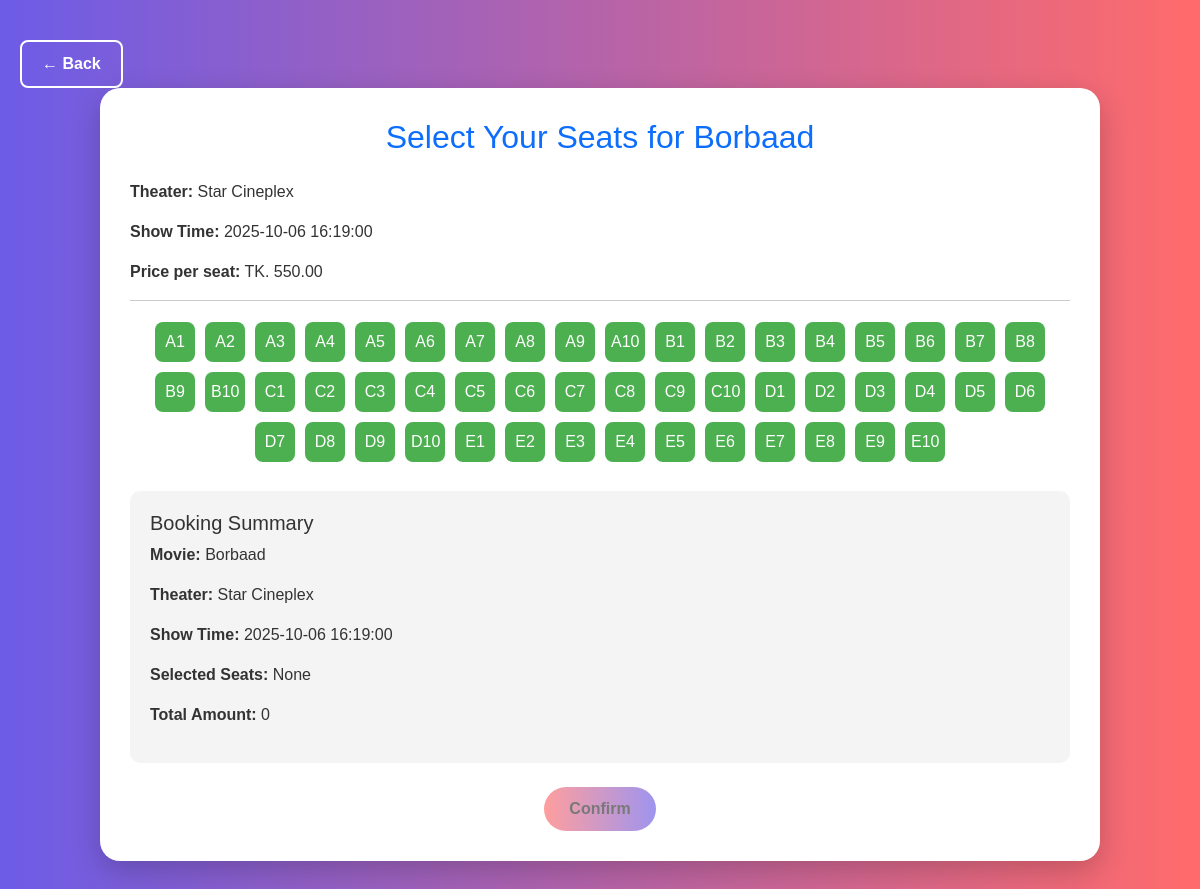
/ticket/seat_booking.php?showtime_id=22, run on the app's committed database.
### tables this page shows
CREATE TABLE `movie_showtimes` (
  `showtime_id` int(11) NOT NULL,
  `movie_id` int(11) NOT NULL,
  `theater_id` int(11) NOT NULL,
  `show_time` datetime NOT NULL,
  `price` decimal(10,2) NOT NULL,
  `created_at` timestamp NOT NULL DEFAULT current_timestamp()
);

CREATE TABLE `movies` (
  `movie_id` int(11) NOT NULL,
  `title` varchar(255) NOT NULL,
  `description` text DEFAULT NULL,
  `duration_minutes` int(11) DEFAULT NULL,
  `release_date` date DEFAULT NULL,
  `language` varchar(100) DEFAULT NULL,
  `genre` varchar(100) DEFAULT NULL,
  `cast` text DEFAULT NULL,
  `director` varchar(100) DEFAULT NULL,
  `created_at` timestamp NOT NULL DEFAULT current_timestamp(),
  `photo` varchar(255) DEFAULT NULL
);

CREATE TABLE `theaters` (
  `theater_id` int(11) NOT NULL,
  `name` varchar(255) NOT NULL,
  `location` varchar(255) DEFAULT NULL,
  `capacity` int(11) NOT NULL,
  `created_at` timestamp NOT NULL DEFAULT current_timestamp(),
  `address` text DEFAULT NULL,
  `contact_number` varchar(20) DEFAULT NULL,
  `photo` varchar(255) DEFAULT NULL
);

### ticket/seat_booking.php (the view, shortened to what this page needs)
<?php
require_once '../db_connect.php';
$showtime_id = $_GET['showtime_id'] ?? null;
$stmt = $conn->prepare("SELECT s.show_time, s.price, m.title AS movie, t.name AS theater
                        FROM movie_showtimes s
                        JOIN movies m ON s.movie_id = m.movie_id
                        JOIN theaters t ON s.theater_id = t.theater_id
                        WHERE s.showtime_id = ?");
$stmt->execute([$showtime_id]);
$details = $stmt->fetch(PDO::FETCH_ASSOC);
$stmt = $conn->prepare("SELECT seat_number FROM bookings WHERE showtime_id = ?");
$stmt->execute([$showtime_id]);
$bookedSeats = $stmt->fetchAll(PDO::FETCH_COLUMN);
?>
<!DOCTYPE html>
<html lang="en">
<head>
  <link href="https://cdn.jsdelivr.net/npm/bootstrap@5.3.0/dist/css/bootstrap.min.css" rel="stylesheet">
</head>
<body>
<a href="javascript:history.back()" style="
  display: inline-block;
  padding: 10px 20px;
  border: 2px solid white;
  color: white;
  text-decoration: none;
  border-radius: 8px;
  font-weight: bold;
  background-color: transparent;
  transition: all 0.3s ease;
" onmouseover="this.style.backgroundColor='white'; this.style.color='#333';" onmouseout="this.style.backgroundColor='transparent'; this.style.color='white';">
  ← Back
</a>
<div class="container">
  <h2 class="text-center text-primary mb-4">Select Your Seats for <?= htmlspecialchars($details['movie']) ?></h2>
  <p><strong>Theater:</strong> <?= htmlspecialchars($details['theater']) ?></p>
  <p><strong>Show Time:</strong> <?= htmlspecialchars($details['show_time']) ?></p>
  <p><strong>Price per seat:</strong> TK. <?= htmlspecialchars($details['price']) ?></p>
  <hr>
  <div class="d-flex flex-wrap justify-content-center">
    <?php
    $rows = 5;
    $cols = 10;
    for ($r = 1; $r <= $rows; $r++) {
      for ($c = 1; $c <= $cols; $c++) {
        $seat = chr(64 + $r) . $c;
        $booked = in_array($seat, $bookedSeats);
        echo "<button class='seat " . ($booked ? "booked" : "") . "' data-seat='$seat' " . ($booked ? "disabled" : "") . ">$seat</button>";
      }
      echo "<br/>";
    }
    ?>
  </div>
  <form id="booking-form" method="POST">
    <div class="summary-box mt-4">
      <h5>Booking Summary</h5>
      <p><strong>Movie:</strong> <?= htmlspecialchars($details['movie']) ?></p>
      <p><strong>Theater:</strong> <?= htmlspecialchars($details['theater']) ?></p>
      <p><strong>Show Time:</strong> <?= htmlspecialchars($details['show_time']) ?></p>
      <p><strong>Selected Seats:</strong> <span id="selected-seats-display">None</span></p>
      <p><strong>Total Amount:</strong> <span id="total-amount">0</span></p>
    </div>
    <div class="text-center mt-4">
      <button type="button" class="btn btn-confirm" disabled id="confirm-btn">Confirm </button>
    </div>
  </form>
</div>
</body>
</html>

### ticket/seat_booking.php (style rules this page uses)
body { font-family: 'Poppins', sans-serif; background: linear-gradient(to right, #6c5ce7, #ff6b6b); min-height: 100vh; padding: 40px 20px; color: #333; }
.container { background: white; border-radius: 20px; padding: 30px; max-width: 1000px; margin: auto; box-shadow: 0 10px 30px rgba(0, 0, 0, 0.2); }
.seat { width: 40px; height: 40px; margin: 5px; border-radius: 8px; background-color: #4caf50; color: white; border: none; }
.summary-box { background: #f4f4f4; padding: 20px; border-radius: 10px; margin-top: 20px; }
.btn-confirm { background: linear-gradient(to right, #ff6b6b, #6c5ce7); color: white; border: none; padding: 10px 25px; border-radius: 30px; font-weight: bold; }

### data on the page
movie_showtimes: movie.title "Borbaad", theater.name "Star Cineplex", show_time "2025-10-06 16:19:00", price "550.00"

### other printed values
$seat "A1"
$seat "A2"
$seat "A3"
$seat "A4"
$seat "A5"
$seat "A6"
$seat "A7"
$seat "A8"
$seat "A9"
$seat "A10"
$seat "B1"
$seat "B2"
$seat "B3"
$seat "B4"
$seat "B5"
